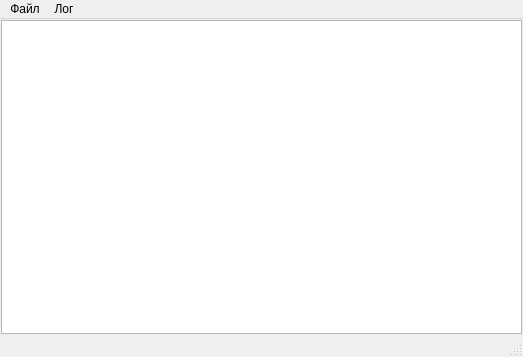
<?xml version="1.0" encoding="UTF-8"?>
<ui version="4.0">
 <class>MainWindow</class>
 <widget class="QMainWindow" name="MainWindow">
  <property name="geometry">
   <rect>
    <x>0</x>
    <y>0</y>
    <width>523</width>
    <height>357</height>
   </rect>
  </property>
  <property name="windowTitle">
   <string>MainWindow</string>
  </property>
  <widget class="QWidget" name="centralwidget">
   <layout class="QGridLayout" name="gridLayout">
    <property name="leftMargin">
     <number>1</number>
    </property>
    <property name="topMargin">
     <number>1</number>
    </property>
    <property name="rightMargin">
     <number>1</number>
    </property>
    <property name="bottomMargin">
     <number>1</number>
    </property>
    <property name="spacing">
     <number>6</number>
    </property>
    <item row="0" column="0">
     <layout class="QVBoxLayout" name="verticalLayout">
      <property name="spacing">
       <number>0</number>
      </property>
      <property name="sizeConstraint">
       <enum>QLayout::SetNoConstraint</enum>
      </property>
      <property name="bottomMargin">
       <number>0</number>
      </property>
      <item>
       <widget class="QListView" name="listView"/>
      </item>
     </layout>
    </item>
   </layout>
  </widget>
  <widget class="QMenuBar" name="menubar">
   <property name="geometry">
    <rect>
     <x>0</x>
     <y>0</y>
     <width>523</width>
     <height>21</height>
    </rect>
   </property>
   <widget class="QMenu" name="fileMenu">
    <property name="title">
     <string>Файл</string>
    </property>
    <addaction name="openMenuItem"/>
   </widget>
   <widget class="QMenu" name="logMenu">
    <property name="title">
     <string>Лог</string>
    </property>
    <addaction name="exportMenuItem"/>
    <addaction name="addMenuItem"/>
    <addaction name="lookMenuItem"/>
   </widget>
   <addaction name="fileMenu"/>
   <addaction name="logMenu"/>
  </widget>
  <widget class="QStatusBar" name="statusbar"/>
  <action name="openMenuItem">
   <property name="text">
    <string>Открыть...</string>
   </property>
  </action>
  <action name="exportMenuItem">
   <property name="text">
    <string>Экспорт...</string>
   </property>
  </action>
  <action name="addMenuItem">
   <property name="text">
    <string>Добавить в лог</string>
   </property>
  </action>
  <action name="lookMenuItem">
   <property name="text">
    <string>Просмотр</string>
   </property>
  </action>
 </widget>
 <resources/>
 <connections>
  <connection>
   <sender>openMenuItem</sender>
   <signal>triggered()</signal>
   <receiver>MainWindow</receiver>
   <slot>close()</slot>
   <hints>
    <hint type="sourcelabel">
     <x>-1</x>
     <y>-1</y>
    </hint>
    <hint type="destinationlabel">
     <x>261</x>
     <y>178</y>
    </hint>
   </hints>
  </connection>
 </connections>
</ui>
